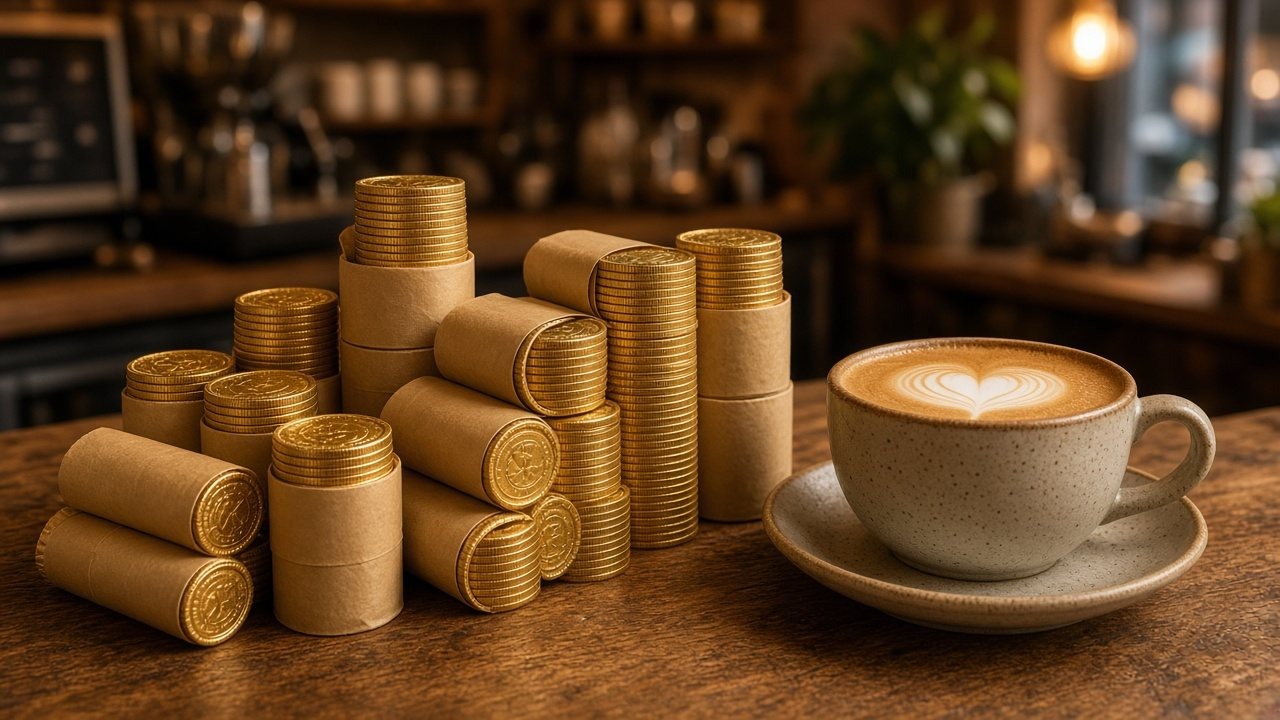
#> input picture orig/g1.jpg, 1280 x 720 px, given in place of 01M52YDV78V0N0VG3SK21JX3WH.png, which was not available
$ python coinify.py
#> lines starting #> are read from the running program, lines starting #| are printed output that depends on the picture; pictures that were not available may be replaced by others from this repository, and a replacement may not be noted
import numpy as np
from PIL import Image, ImageDraw, ImageFilter
LOGO='/cursor/stores/store-30184ac7-dc26-4aeb-931e-9409e9d44de3/grok-bot/agents/bf1440c9-ec0a-474a-b259-2a3dd3c88b4e/attachments/01M52YDV78V0N0VG3SK21JX3WH.png'
S=4  # orig->display factor: coords given in 1024-wide display units
lg=Image.open(LOGO).convert('L')
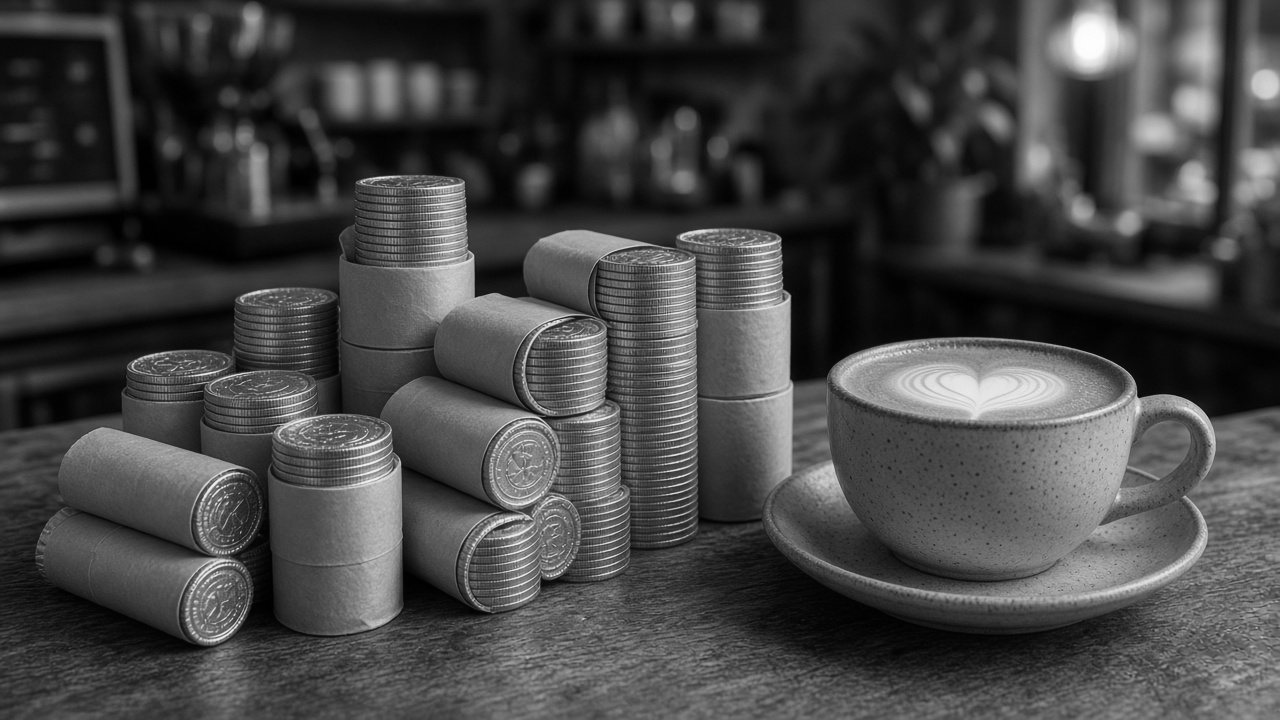
#> lg: PIL image 1280x720 L; min 0, max 254, mean 69
# coin face in logo: center ~ (250,248) r ~ 243 of 500
lg=lg.crop((250-238,248-238,250+238,248+238)).resize((512,512),Image.LANCZOS)
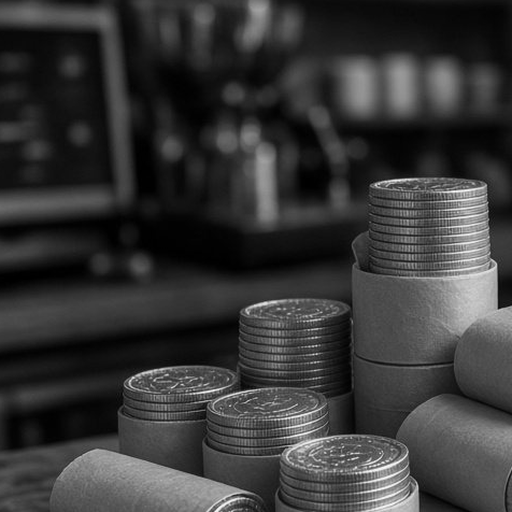
#> lg: PIL image 512x512 L; min 0, max 255, mean 54.9
G=np.asarray(lg,np.float32)/255.
G=(G-G.mean())/ (G.std()+1e-6)  # relief signal

def place(im, cx, cy, rx, ry, ang=0, strength=.55, inner=.9):
    cx,cy,rx,ry=[v*1.25 for v in (cx,cy,rx,ry)]
    rx*=inner; ry*=inner
    W=int(2*max(rx,ry)*1.5)+4
    # relief texture scaled to ellipse, rotated
    t=Image.fromarray(((G*0.25+0.5).clip(0,1)*255).astype(np.uint8)).resize((max(2,int(2*rx)),max(2,int(2*ry))),Image.LANCZOS)
    m=Image.new('L',t.size,0); ImageDraw.Draw(m).ellipse((0,0,t.size[0]-1,t.size[1]-1),fill=255)
    m=m.filter(ImageFilter.GaussianBlur(max(1,min(rx,ry)*.06)))
    t=t.rotate(-ang,Image.BICUBIC,expand=True,fillcolor=128); m=m.rotate(-ang,Image.BICUBIC,expand=True)
    x0=int(cx-t.size[0]/2); y0=int(cy-t.size[1]/2)
    box=(x0,y0,x0+t.size[0],y0+t.size[1])
    reg=np.asarray(im.crop(box),np.float32)
    rel=(np.asarray(t,np.float32)/255.-.5)/.25           # z-score relief
    a=np.asarray(m,np.float32)[...,None]/255.
    # local lighting: heavily blurred original region
    light=np.asarray(im.crop(box).filter(ImageFilter.GaussianBlur(max(2,min(rx,ry)*.35))),np.float32)
    lum=light.mean(-1,keepdims=True)
    out=light*(1+strength*0.35*rel[...,None])
    # keep a bit of original fine detail (specular grain)
    out=out*0.85+reg*0.15
    res=reg*(1-a)+out.clip(0,255)*a
    im.paste(Image.fromarray(res.astype(np.uint8)),box[:2])

P={
 4:[(622,355,178,190,-4,.7)],
 9:[(240,77,33,33,0,.6)],
 7:[(355,380,95,58,-3,.55),(805,292,100,70,12,.6),(480,288,103,82,-14,.6),(610,363,116,94,-4,.65)],
 1:[(178,410,28,33,0,.6),(170,482,29,33,0,.6),(447,290,34,38,0,.6),(415,370,31,36,0,.6),(400,455,29,34,0,.6)],
 6:[(432,180,50,62,28,.75),(378,430,17,17,0,.5),(328,478,15,15,0,.5),(512,300,13,12,0,.5),(470,375,13,12,0,.5)],
 5:[(150,55,48,44,-20,.55),(813,93,24,21,0,.5),(975,200,42,40,-15,.55),(52,237,24,28,-30,.5),(610,140,14,14,0,.5)],
 10:[(472,227,52,42,0,.55),(335,402,26,17,0,.5),(373,417,26,17,0,.5),(427,428,27,18,0,.5),(437,374,24,15,0,.5),(502,95,22,14,0,.5),(557,96,22,14,0,.5),(95,527,28,12,0,.5),(182,515,26,12,0,.5),(250,533,26,12,0,.5),(355,540,27,12,0,.5),(430,552,27,12,0,.5),(560,555,27,12,0,.5)],
 3:[(440,410,22,12,0,.5),(486,432,20,11,0,.5),(360,437,22,12,0,.5),(560,455,20,11,0,.5)],
 2:[(450,337,16,24,0,.5),(453,440,16,25,0,.5)],
}
import sys
for i,pl in P.items():
    im=Image.open(f'/workspace/t1/orig/g{i}.jpg').convert('RGB')
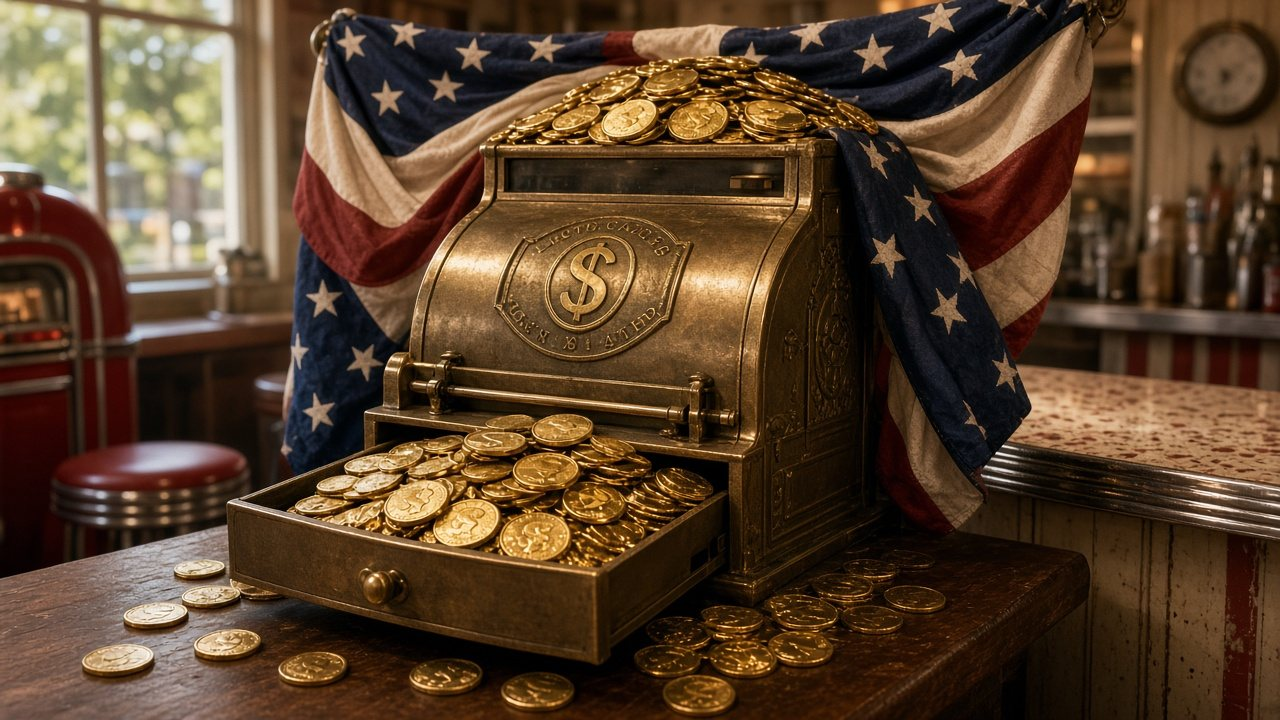
#> input picture orig/g10.jpg, 1280 x 720 px, given in place of g4.jpg, which was not available
#> im is the input picture: PIL image 1280x720 RGB; mean R, G, B 87.8, 64.2, 43
    for (cx,cy,rx,ry,ang,s) in pl: place(im,cx,cy,rx,ry,ang,s)
#> this loop made 1 pass
#> pass 1, in place, `t=Image.fromarray(((G*0.25+0.5).clip(0,1)*255).astype(np.uint8)).resiz..`:
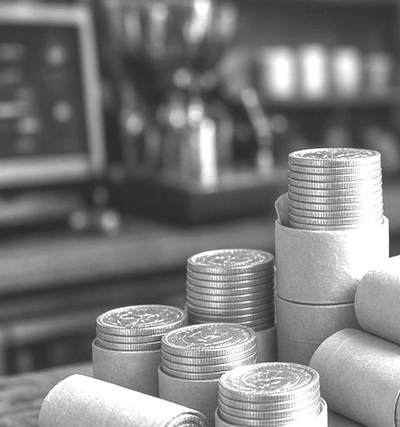
#> t: PIL image 400x427 L; min 43, max 255, mean 124.8
#> pass 1, in place, `m=m.filter(ImageFilter.GaussianBlur(max(1,min(rx,ry)*.06)))`:
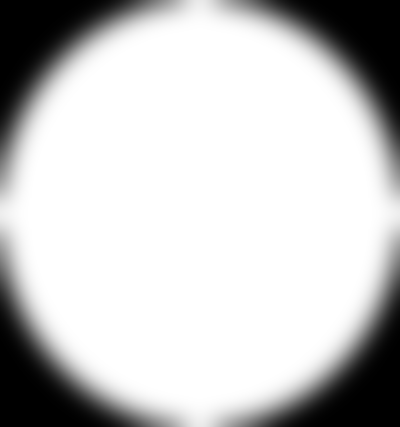
#> m: PIL image 400x427 L; min 0, max 255, mean 198.8
#> pass 1, in place, `t = t.rotate(-ang, Image.BICUBIC, expand=True, fillcolor=128)`:
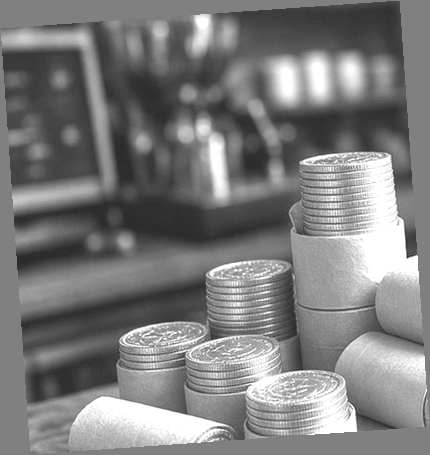
#> t: PIL image 430x455 L; min 41, max 255, mean 124.8
#> after the loop:
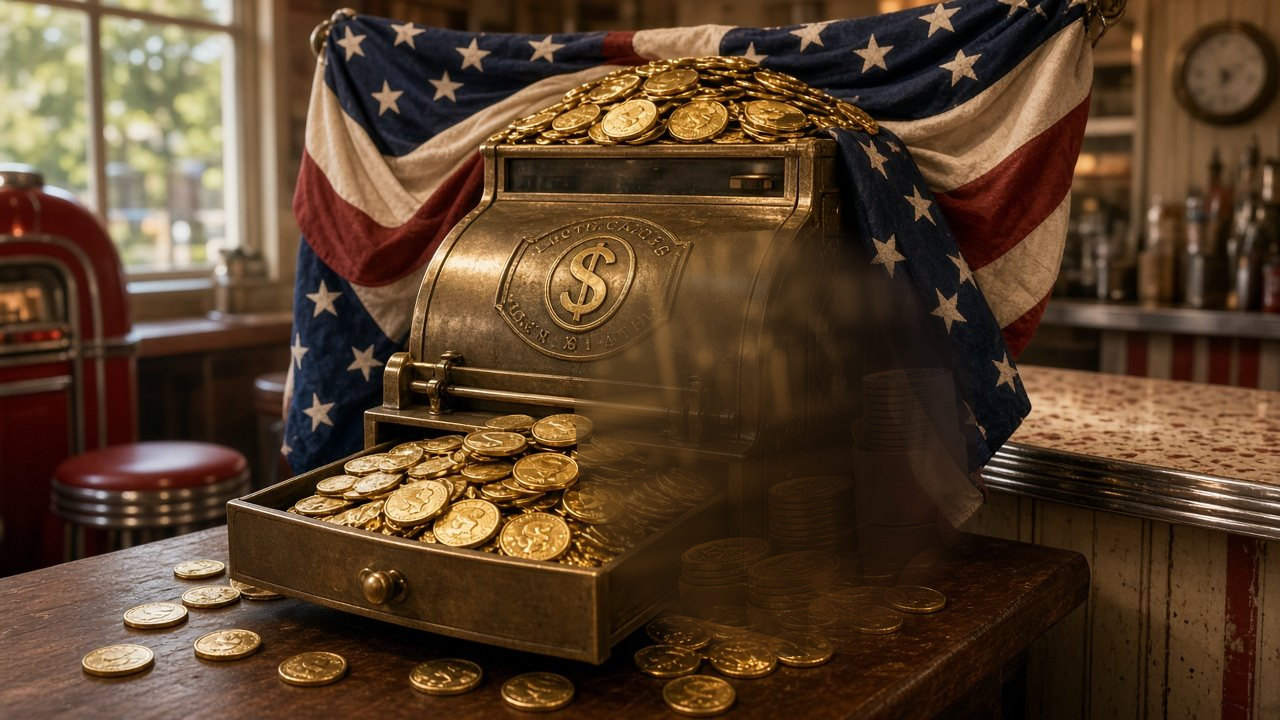
#> im: PIL image 1280x720 RGB; mean R, G, B 87.6, 64, 42.9
#> (the run stopped early here; a loop or call above may not have finished)
